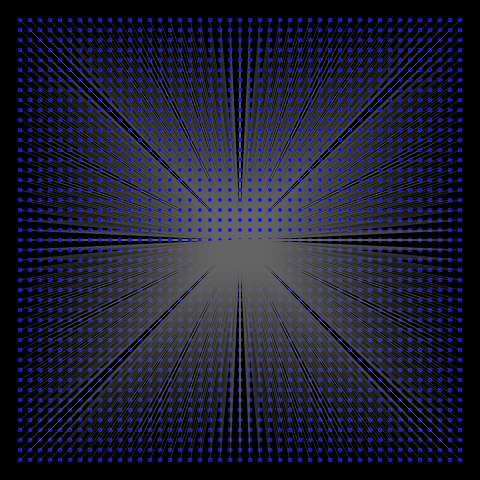
Frame 1 (no input)
Frame 60 (no input): identical to frame 1, image omitted
Frame 120 (the mouse pressed at the canvas centre since frame 60): identical to frame 1, image omitted

The p5.js sketch that drew this single still picture (run headless with seeded random() and noise() and a simulated clock; from frame 60 on, the mouse is pressed at the canvas centre):

// p5.js sketch
// ── sketch.js
function setup() {
  createCanvas(480, 480);
  fill('blue');
  stroke(102,100);
}

function draw() {
  background(0);
  
  for ( var y = 20; y <= height-20; y = y + 10) {
    for (var x = 20; x <= width-20; x = x + 10) {
      //dibujar los puntos
      ellipse (x, y, 4, 4);
      //dibujar una línea hacia el centro
      line(x, y, width/2, height/2);
    }
  
  }
  
}
